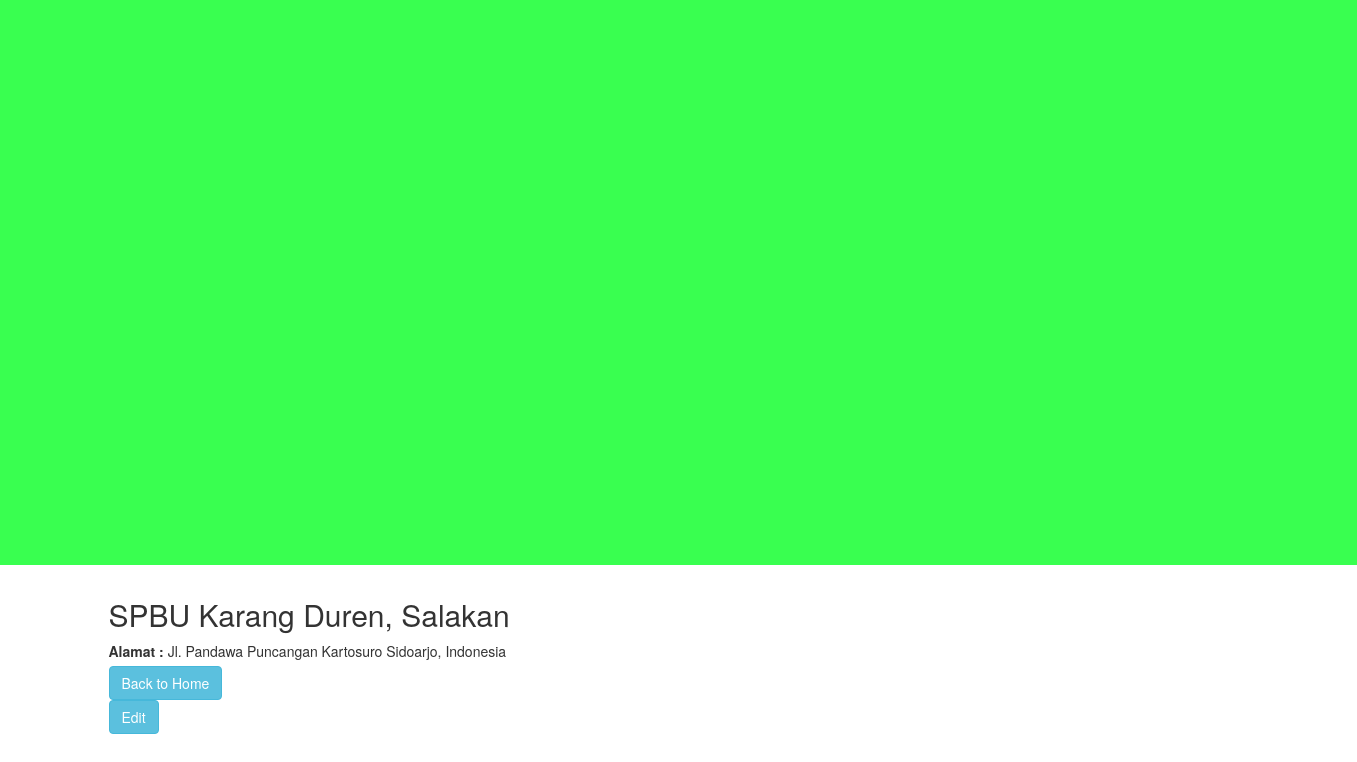
Page /duren.php on the committed database.
### tables this page shows
CREATE TABLE IF NOT EXISTS `info` (
  `ID` int(11) NOT NULL,
  `id_info` varchar(10) NOT NULL,
  `id_kategori` varchar(10) NOT NULL,
  `nama` varchar(60) NOT NULL,
  `informasi` text NOT NULL,
  `alamat` varchar(200) NOT NULL
);

### duren.php (the view, shortened to what this page needs)
<!DOCTYPE html>
<html>
  <head>
    <link rel="stylesheet" href="css/bootstrap.css" type="text/css">
    <link href="css/jumbotron.css" rel="stylesheet" type="text/css">
    <link href="css/aha.css" rel="stylesheet" type="text/css">
  </head>
  <body>
<div class="jumbotron">
    <div class="konten">
    <div id="map"></div>
      </div>
    </div>
<?php require_once("connection.php");  ?>
<div class="container">
<?php
        $result = mysqli_query($conn,"SELECT * FROM info where id_info='i010'");
        while($data = mysqli_fetch_object($result) ):
        ?>
<table>
  <tr>
    <td>
        <h2><?php
         echo $data->nama
       ?></h2>
    </td>
  </tr>
    <tr>
      <td>
        <label>Alamat : </label>
      <?php
       echo $data->alamat
       ?>
      </td>
    </tr>
    <tr>
      <td>
        <a href="ikih.php">
            <button class="btn btn-info"> Back to Home </button>
          </a>
      </td>
    </tr>
    <tr>
      <td>
          <a href="update.php?id_info=<?php echo $data->id_info ?>">
            <button class="btn btn-info"> Edit </button>
          </a>
      </td>
    </tr>
    <?php
      endwhile;
    ?>
</table>
</div>
  </body>
</html>

### css/jumbotron.css (style rules this page uses)
body { padding-bottom: 10px; }

### css/aha.css (style rules this page uses)
.konten { width: 1330px; height: 460px; margin-top:20px; margin-left:17px; margin-right:0px; margin-bottom: 50px; }

### duren.php (style rules this page uses)
html, body { height: 100%; margin: 0; padding: 0; }
#map { height: 460px; width: 1310px; }

### rows in the picture
info: nama "SPBU Karang Duren, Salakan", alamat "Jl. Pandawa Puncangan Kartosuro Sidoarjo, Indonesia"
